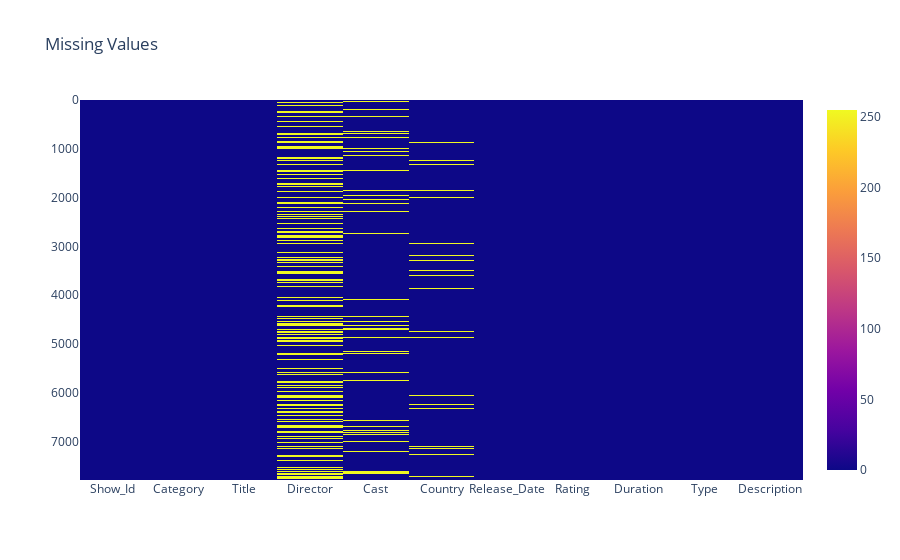

Here is the notebook cell this chart was saved with:
### Code cell
px.imshow(data.isnull(),title = "Missing Values" )

### Figure 1 — Plotly figure (JSON) as saved in the notebook; plotly's stock layout.template omitted (floating-point values rounded to 4 significant figures; data arrays with more than 128 entries replaced by an {"elided": "..."} marker saying what was removed)
{"data": [{"coloraxis": "coloraxis", "hovertemplate": "x: %{x}<br>y: %{y}<br>color: %{z}<extra></extra>", "name": "0", "type": "heatmap", "x": ["Show_Id", "Category", "Title", "Director", "Cast", "Country", "Release_Date", "Rating", "Duration", "Type", "Description"], "xaxis": "x", "y": {"elided": "7787 int values"}, "yaxis": "y", "z": {"elided": "7787x11 int values"}}], "layout": {"coloraxis": {"colorscale": [[0, "#0d0887"], [0.1111, "#46039f"], [0.2222, "#7201a8"], [0.3333, "#9c179e"], [0.4444, "#bd3786"], [0.5556, "#d8576b"], [0.6667, "#ed7953"], [0.7778, "#fb9f3a"], [0.8889, "#fdca26"], [1, "#f0f921"]]}, "title": {"text": "Missing Values"}, "xaxis": {"anchor": "y", "constrain": "domain", "domain": [0, 1], "scaleanchor": "y"}, "yaxis": {"anchor": "x", "autorange": "reversed", "constrain": "domain", "domain": [0, 1]}}}
